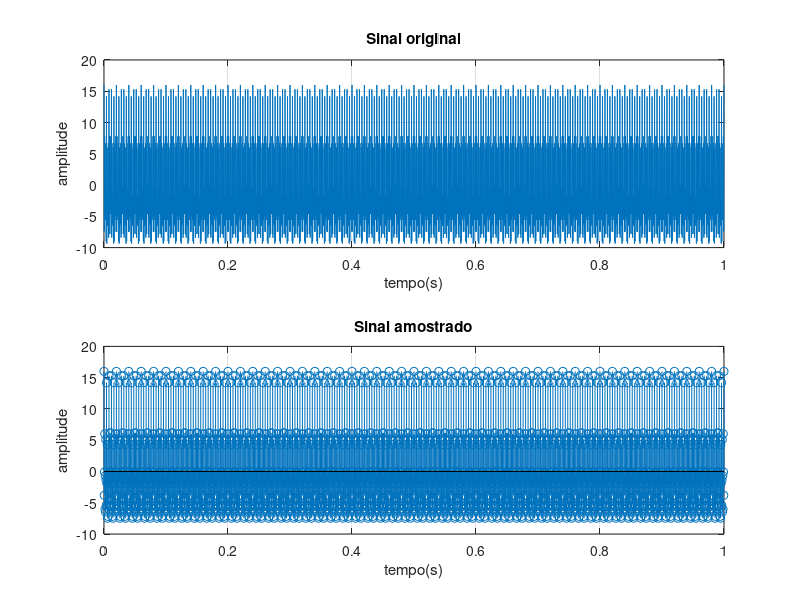
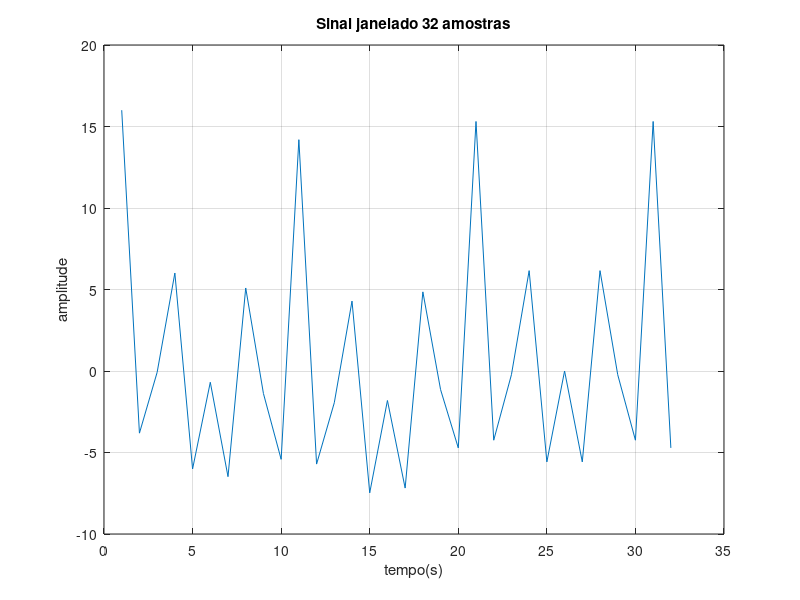

MATLAB code to generate these figures, in order: (Note: this script raises an error after producing the figures.)
% Alisson Rodrigues de Carvalho Santos
% Universidade Estadual de Feira de Santana
% TEC 430 Processamento digital de sinais

clc;
clear all
close all

% Este script permite realizar a amostragem e comparação dos métodos com
% diferentes quantidades de amostras

% Gerando sinal de entrada
dt = 1/4000;
t = 0:dt:1;

% Sinal de entrada
x =  cos(2*pi*100.*t)+3*cos(2*pi*250.*t)+5*cos(2*pi*750.*t)+7*cos(2*pi*1000.*t);

% Frequência de amostragem
Fs = 2500; % em Hertz
% Período do amostragem
Ts = 1/Fs;

ts = 0:Ts:1;
% sinal amostrado
xn = cos(2*pi*100.*ts)+3*cos(2*pi*250.*ts)+5*cos(2*pi*750.*ts)+7*cos(2*pi*1000.*ts);

% Plotagem do sinal de entrada e sinal de entrada amostrado
figure('name','comparativo de sinais');
subplot(2,1,1);
plot(t,x);title('Sinal original'); grid on;
xlabel('tempo(s)'); ylabel('amplitude');
subplot(2,1,2);
stem(ts,xn);title('Sinal amostrado'); grid on;
xlabel('tempo(s)'); ylabel('amplitude');

%% Aplicação da DFT e FFT
% Numero de amostras utilizadas
N  = 32;
% Numero de amostras retiradas do sinal
% Informe um valor menor que N se quiser completar com zeros depois
N_ = N; 
xn_janelado = xn(1:N);

% Nome da figura
figura_name = 'Comparativo DFT';
titulo = [num2str(N),' amostras'];
% plot disctreto ?
discreto = false;

% Para completar a amostra com zeros mude a variavel para true e defina M
% com o total de zeros a prencher
% Considere que o complemento não dever passar de N
zero_padding = false;
% total de zeros
M =0;
if zero_padding
    xn_janelado = [xn_janelado, zeros(1,M) ];
end

% Sinal Janelado
figure;
plot(xn_janelado);grid on; title('Sinal janelado 32 amostras');
xlabel('tempo(s)'); ylabel('amplitude');

% Matrizes para armazenar resultados

% Valores da MyDFT,MyFFT e fft
Xk = zeros(3,32);
% Total de multiplicações e divisões

n_Add = zeros(2,1);
n_Mult = zeros(2,1);

% Aplicando a dft ao sinal amostrado
[Xk(1,:),n_Add(1),n_Mult(1)] = MyDFT(xn_janelado,N);
% Aplicando a fft com dizimação na frequência
[Xk(2,:),n_Add(2),n_Mult(2)] = MyFFT(xn_janelado,N);
% Aplicando função FFT nativa do matlab
Xk(3,:) = fft(xn_janelado,N);
% Função para plotagem dos espectros
plot_espectros(Xk(1,:),Xk(2,:),Xk(3,:),figura_name,titulo,N,Fs,discreto);



% Exibe no console o total de operações
fprintf('|-----MyDFT-----|-----MyFFT-----|\n');
fprintf('|--ADD  PROD----|--ADD  PROD----|\n');
fprintf('|--%d  %d----|--%d  %d----|\n',n_Add(1),n_Mult(1),n_Add(2),n_Mult(2));
fprintf('|-------------------------------|\n');



%% Função para plotagem dos gráficos
function [] = plot_espectros(xk_dft,xk_myfft,xk_fft,figura,titulo,N,Fs,discreto)
    f = (0:N-1) * Fs / N;
    figure('name',figura);
    subplot(3,1,1);
    if discreto
        stem(f,abs(xk_dft),'.');title(['MyDFT ',titulo]); grid on;
    else
        plot(f,abs(xk_dft));title(['MyDFT ',titulo]); grid on;
    end
    xlabel('frequência(Hz)');
    ylabel('Magnitude');
    subplot(3,1,2);
    if discreto
        stem(f,abs(xk_myfft),'.');title(['MyFFT ',titulo]); grid on;
    else
        plot(f,abs(xk_myfft),'.');title(['MyFFT ',titulo]); grid on;
    end
    xlabel('frequência(Hz)');
    ylabel('Magnitude');
    subplot(3,1,3);
    if discreto
        stem(f,abs(xk_fft),'.');title(['FFT ',titulo]); grid on;
    else
        plot(f,abs(xk_fft));title(['FFT ',titulo]); grid on;
    end
    xlabel('frequência(Hz)');
    ylabel('Magnitude');
end
